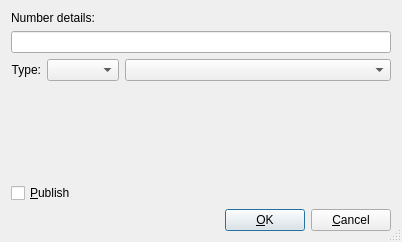
<?xml version="1.0" encoding="UTF-8"?>
<ui version="4.0">
 <class>EditPhone</class>
 <widget class="QDialog" name="EditPhone">
  <property name="geometry">
   <rect>
    <x>0</x>
    <y>0</y>
    <width>402</width>
    <height>242</height>
   </rect>
  </property>
  <property name="windowTitle">
   <string>EditPhone</string>
  </property>
  <property name="sizeGripEnabled">
   <bool>true</bool>
  </property>
  <layout class="QVBoxLayout">
   <property name="spacing">
    <number>6</number>
   </property>
   <property name="margin">
    <number>11</number>
   </property>
   <item>
    <widget class="QLabel" name="TextLabel2">
     <property name="text">
      <string>Number details:</string>
     </property>
     <property name="wordWrap">
      <bool>false</bool>
     </property>
    </widget>
   </item>
   <item>
    <widget class="QLineEdit" name="edtDetails"/>
   </item>
   <item>
    <layout class="QHBoxLayout">
     <property name="spacing">
      <number>6</number>
     </property>
     <property name="margin">
      <number>0</number>
     </property>
     <item>
      <widget class="QLabel" name="TextLabel3">
       <property name="text">
        <string>Type:</string>
       </property>
       <property name="alignment">
        <set>Qt::AlignRight|Qt::AlignTrailing|Qt::AlignVCenter</set>
       </property>
       <property name="wordWrap">
        <bool>false</bool>
       </property>
      </widget>
     </item>
     <item>
      <widget class="QComboBox" name="cmbType"/>
     </item>
     <item>
      <widget class="QComboBox" name="cmbName">
       <property name="sizePolicy">
        <sizepolicy hsizetype="Expanding" vsizetype="Fixed">
         <horstretch>0</horstretch>
         <verstretch>0</verstretch>
        </sizepolicy>
       </property>
      </widget>
     </item>
    </layout>
   </item>
   <item>
    <widget class="QStackedWidget" name="wndDetails">
     <widget class="QWidget" name="page"/>
     <widget class="QWidget" name="page_2"/>
    </widget>
   </item>
   <item>
    <widget class="QCheckBox" name="chkPublish">
     <property name="text">
      <string>&amp;Publish</string>
     </property>
    </widget>
   </item>
   <item>
    <layout class="QHBoxLayout">
     <property name="spacing">
      <number>6</number>
     </property>
     <property name="margin">
      <number>0</number>
     </property>
     <item>
      <spacer name="Horizontal Spacing2">
       <property name="orientation">
        <enum>Qt::Horizontal</enum>
       </property>
       <property name="sizeType">
        <enum>QSizePolicy::Expanding</enum>
       </property>
       <property name="sizeHint" stdset="0">
        <size>
         <width>20</width>
         <height>20</height>
        </size>
       </property>
      </spacer>
     </item>
     <item>
      <widget class="QPushButton" name="buttonOk">
       <property name="text">
        <string>&amp;OK</string>
       </property>
       <property name="autoDefault">
        <bool>true</bool>
       </property>
       <property name="default">
        <bool>true</bool>
       </property>
      </widget>
     </item>
     <item>
      <widget class="QPushButton" name="buttonCancel">
       <property name="text">
        <string>&amp;Cancel</string>
       </property>
       <property name="autoDefault">
        <bool>true</bool>
       </property>
      </widget>
     </item>
    </layout>
   </item>
  </layout>
 </widget>
 <tabstops>
  <tabstop>edtDetails</tabstop>
  <tabstop>cmbType</tabstop>
  <tabstop>cmbName</tabstop>
  <tabstop>chkPublish</tabstop>
  <tabstop>buttonOk</tabstop>
  <tabstop>buttonCancel</tabstop>
 </tabstops>
 <resources/>
 <connections>
  <connection>
   <sender>buttonOk</sender>
   <signal>clicked()</signal>
   <receiver>EditPhone</receiver>
   <slot>accept()</slot>
   <hints>
    <hint type="sourcelabel">
     <x>20</x>
     <y>20</y>
    </hint>
    <hint type="destinationlabel">
     <x>20</x>
     <y>20</y>
    </hint>
   </hints>
  </connection>
  <connection>
   <sender>buttonCancel</sender>
   <signal>clicked()</signal>
   <receiver>EditPhone</receiver>
   <slot>reject()</slot>
   <hints>
    <hint type="sourcelabel">
     <x>20</x>
     <y>20</y>
    </hint>
    <hint type="destinationlabel">
     <x>20</x>
     <y>20</y>
    </hint>
   </hints>
  </connection>
 </connections>
</ui>
